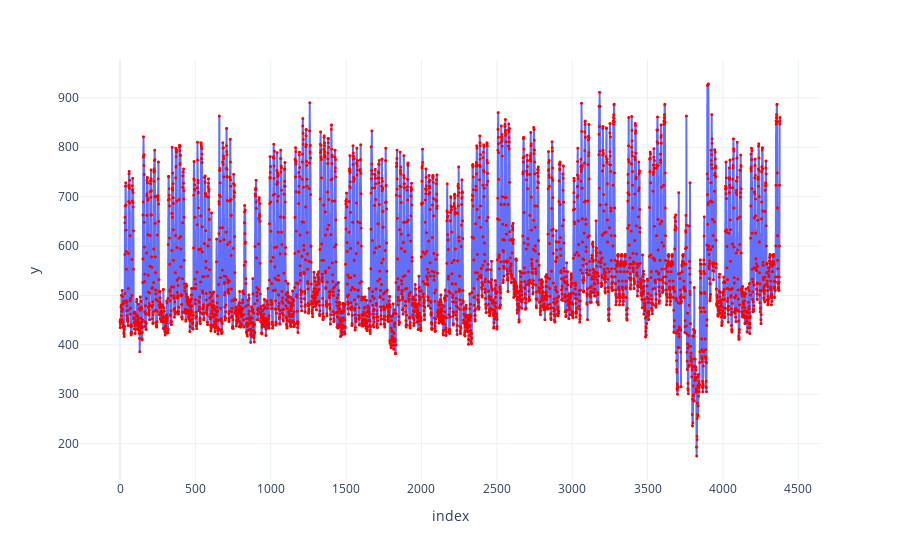

Here is the notebook cell this chart was saved with:
### Markdown cell above
## Plot time series

### Code cell
p = px.line(df, y = "y")
p.update_traces(mode = "lines+markers", marker = dict(size = 3, color = "red"))
p.show()

### Figure 1 — Plotly figure (JSON) as saved in the notebook; plotly's stock layout.template omitted (floating-point values rounded to 4 significant figures; data arrays with more than 128 entries replaced by an {"elided": "..."} marker saying what was removed)
{"data": [{"hovertemplate": "index=%{x}<br>y=%{y}<extra></extra>", "legendgroup": "", "line": {"color": "#636efa", "dash": "solid"}, "marker": {"color": "red", "size": 3, "symbol": "circle"}, "mode": "lines+markers", "name": "", "showlegend": false, "type": "scattergl", "x": {"elided": "4380 int values"}, "xaxis": "x", "y": {"elided": "4380 int values"}, "yaxis": "y"}], "layout": {"legend": {"tracegroupgap": 0}, "margin": {"t": 60}, "xaxis": {"anchor": "y", "domain": [0, 1], "title": {"text": "index"}}, "yaxis": {"anchor": "x", "domain": [0, 1], "title": {"text": "y"}}}}
